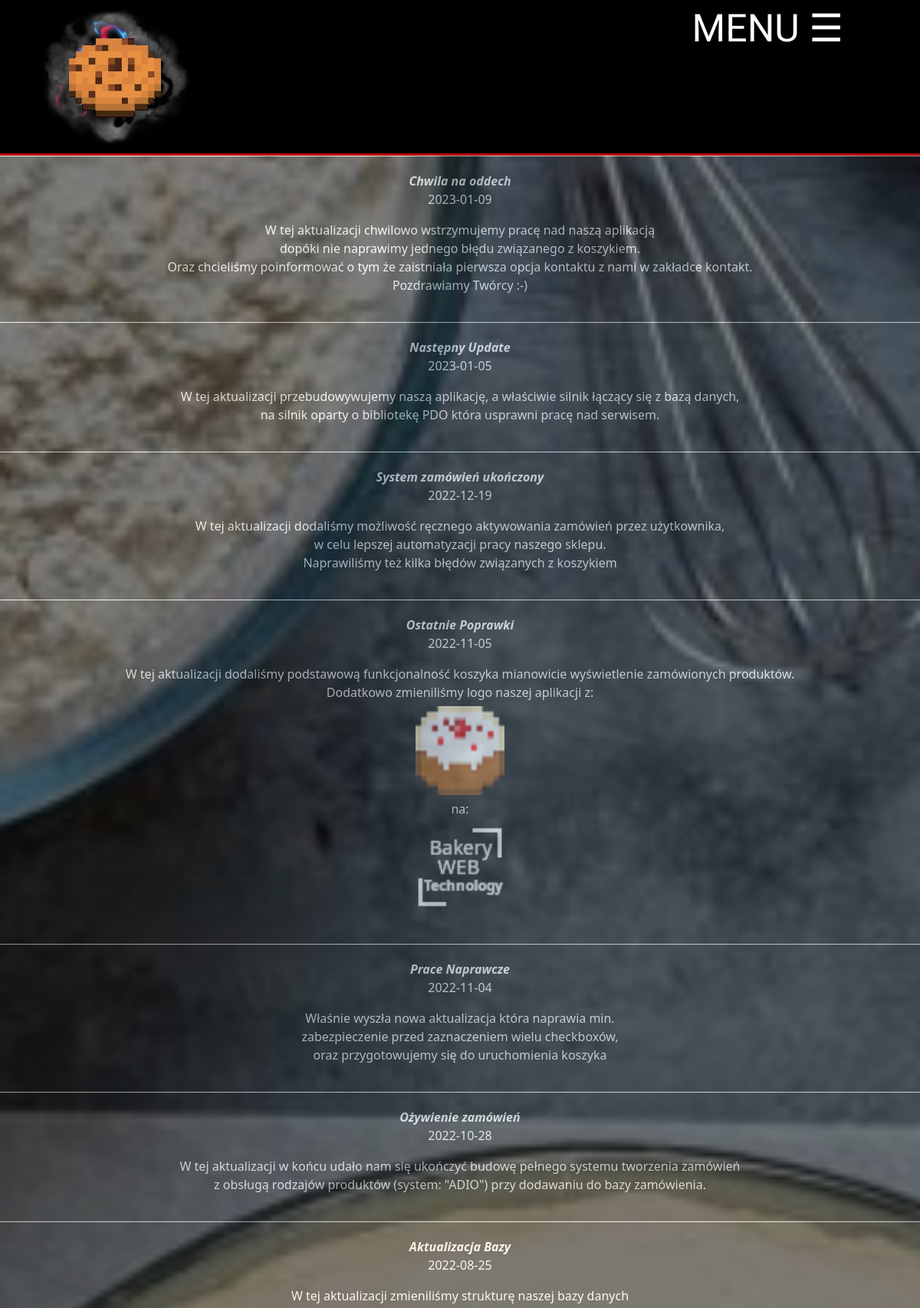
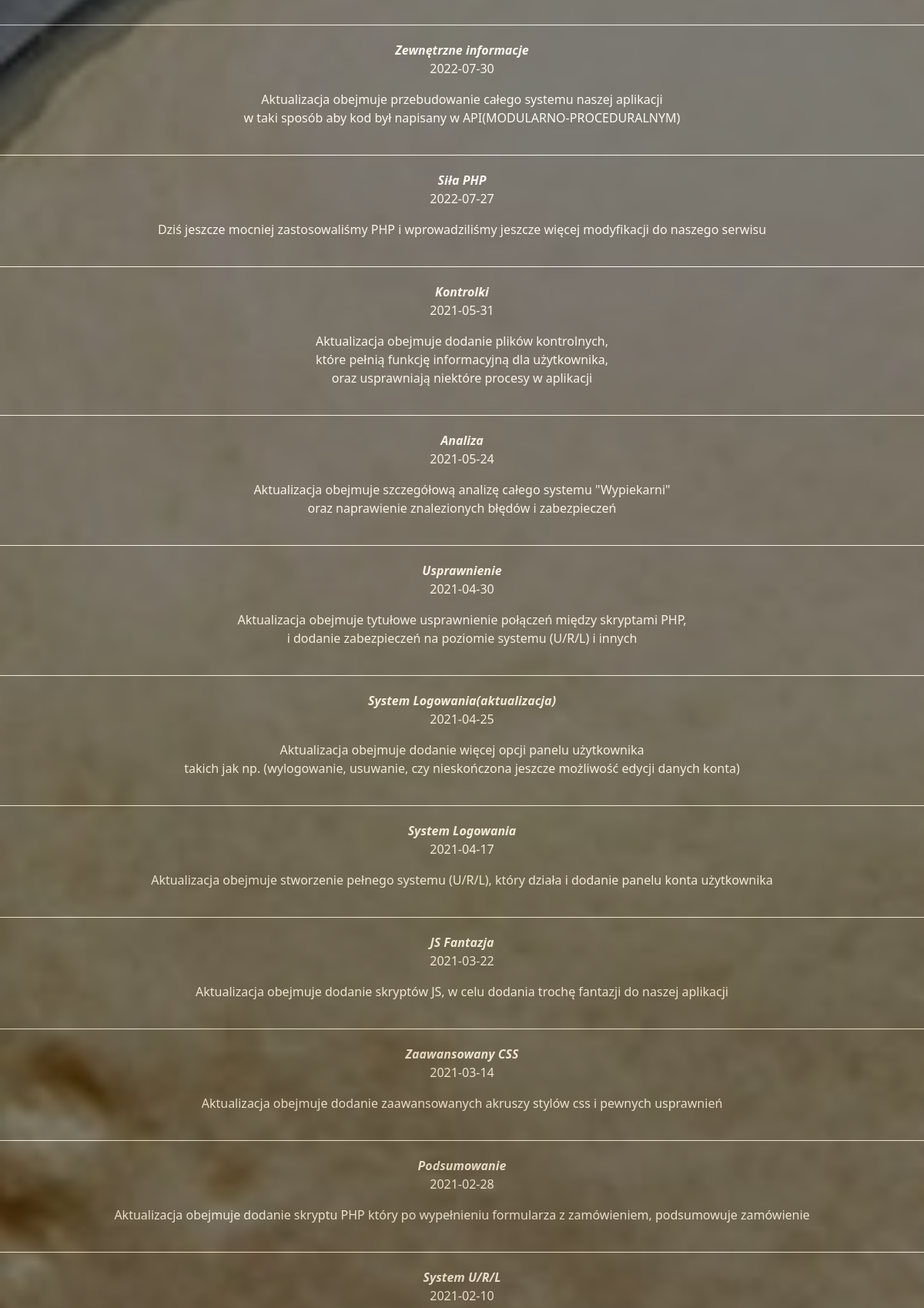
Screenshot of /aktuals.php (upper part) with the database file from the repository (2 pictures, top to bottom).
### tables this page shows
CREATE TABLE `aktualizacje` (
  `id` int(11) NOT NULL,
  `Nazwa` text NOT NULL,
  `Data` date DEFAULT NULL,
  `Opis` text NOT NULL
);

### aktuals.php (the view, shortened to what this page needs)
<?php
require_once('PDO.php');
$sql = "SELECT * FROM aktualizacje ORDER BY id DESC";
$query = $db->prepare($sql);
$query->execute();
?>
<!DOCTYPE html>
<html lang="pl-PL">
<head>
    <link rel="stylesheet" href="css/bootstrap.min.css" type="text/css" />
    <link rel="stylesheet" href="style.css" type="text/css" />
    <link rel="stylesheet" href="css1/font.css" type="text/css" />
</head>
<body>
    <div class="up">
        <div id="logo" onclick="x()">
            <div id="a">
                <img src="img/logo1.png" title="Logo" alt="Logo" />
            </div>
        </div>
        <ol>
            <li>
                <a href="#">
                    <span id="menu-text">MENU</span> &#9776;
                </a>
            </li>
        </ol>
    </div>
    <div class="main">
        <div id="c">
            <?php
            while ($row = $query->fetch()) {
            ?>
                <div id="front-zwrot">
                    <b><i><?php echo $row['Nazwa'] ?></i></b>
                    <p><?php echo $row['Data'] ?></p>
                    <p id="#"><?php echo $row['Opis'] ?></p>
                </div>
            <?php
            }
            ?>
        </div>
    </div>
</body>
</html>

### style.css (style rules this page uses)
body { background-color: #000; margin: 0; padding: 0; width: 100%; background-image: url("img/tło.png"); background-attachment: fixed; background-position: center; background-repeat: no-repeat; background-size: cover; }
.up { border-bottom: 3px solid #b70000; background-color: #000; margin: 0; padding: 0; width: 100%; color: #fff; font-family: "Gloria Hallelujah", cursive; display: flex; justify-content: space-between; padding-left: 50px; padding-right: 50px; }
#logo { margin: 0; width: 200px; padding: 0; float: left; }
ol { margin: 0; }
ol>li { float: right; list-style-type: none; padding: 0; font-size: 50px; text-align: center; margin: 0; }
ol>li>a { text-decoration: none; margin-right: 50px; color: #fff; }
#a { margin: 0; }
.main { padding: 0; text-align: center; height: 100%dvh; width: 100%; }
.main img { border-radius: 50px; width: 80vw; height: 80vw; border: #000 6px solid; }

### aktuals.php (style rules this page uses)
#front-zwrot { width: auto; height: auto; background-color: #000; opacity: 0.5; color: #fff; padding: 20px; margin-left: auto; margin-right: auto; margin: 0; text-shadow: #000; border-top: #fff solid 1px; }
#front-zwrot>b { display: inline-block; background-color: #000; color: #fff; }
#c { overflow-y: scroll; height: 100vh; }
#front-zwrot>p { display: inline-block; color: #fff; width: 100%; }
#k { border-radius: 0; width: 128px; height: 128px; }

### rows the page displays
aktualizacje: Nazwa "Chwila na oddech", Data "2023-01-09", Opis "W tej aktualizacji chwilowo wstrzymujemy pracę nad naszą aplikacją dopóki nie naprawimy jednego błędu związanego z koszykiem. Oraz chcieliśmy poinformować o tym że zaistniała pierwsza opcja kontaktu z nami w zakładce kontakt. Pozdrawiamy Twórcy :-)"
aktualizacje: Nazwa "Następny Update", Data "2023-01-05", Opis "W tej aktualizacji przebudowywujemy naszą aplikację, a właściwie silnik łączący się z bazą danych, na silnik oparty o bibliotekę PDO która usprawni pracę nad serwisem."
aktualizacje: Nazwa "System zamówień ukończony", Data "2022-12-19", Opis "W tej aktualizacji dodaliśmy możliwość ręcznego aktywowania zamówień przez użytkownika, w celu lepszej automatyzacji pracy naszego sklepu. Naprawiliśmy też kilka błędów związanych z koszykiem"
aktualizacje: Nazwa "Ostatnie Poprawki", Data "2022-11-05", Opis "W tej aktualizacji dodaliśmy podstawową funkcjonalność koszyka mianowicie wyświetlenie zamówionych produktów. Dodatkowo zmieniliśmy logo naszej aplikacji z: na:", Opis (picture)
aktualizacje: Nazwa "Prace Naprawcze", Data "2022-11-04", Opis "Właśnie wyszła nowa aktualizacja która naprawia min. zabezpieczenie przed zaznaczeniem wielu checkboxów, oraz przygotowujemy się do uruchomienia koszyka"
aktualizacje: Nazwa "Ożywienie zamówień", Data "2022-10-28", Opis "W tej aktualizacji w końcu udało nam się ukończyć budowę pełnego systemu tworzenia zamówień z obsługą rodzajów produktów (system: \"ADIO\") przy dodawaniu do bazy zamówienia."
aktualizacje: Nazwa "Aktualizacja Bazy", Data "2022-08-25", Opis "W tej aktualizacji zmieniliśmy strukturę naszej bazy danych"
aktualizacje: Nazwa "Zewnętrzne informacje", Data "2022-07-30", Opis "Aktualizacja obejmuje przebudowanie całego systemu naszej aplikacji w taki sposób aby kod był napisany w API(MODULARNO-PROCEDURALNYM)"
aktualizacje: Nazwa "Siła PHP", Data "2022-07-27", Opis "Dziś jeszcze mocniej zastosowaliśmy PHP i wprowadziliśmy jeszcze więcej modyfikacji do naszego serwisu"
aktualizacje: Nazwa "Kontrolki", Data "2021-05-31", Opis "Aktualizacja obejmuje dodanie plików kontrolnych, które pełnią funkcję informacyjną dla użytkownika, oraz usprawniają niektóre procesy w aplikacji"
aktualizacje: Nazwa "Analiza", Data "2021-05-24", Opis "Aktualizacja obejmuje szczegółową analizę całego systemu \"Wypiekarni\" oraz naprawienie znalezionych błędów i zabezpieczeń"
aktualizacje: Nazwa "Usprawnienie", Data "2021-04-30", Opis "Aktualizacja obejmuje tytułowe usprawnienie połączeń między skryptami PHP, i dodanie zabezpieczeń na poziomie systemu (U/R/L) i innych"
aktualizacje: Nazwa "System Logowania(aktualizacja)", Data "2021-04-25", Opis "Aktualizacja obejmuje dodanie więcej opcji panelu użytkownika takich jak np. (wylogowanie, usuwanie, czy nieskończona jeszcze możliwość edycji danych konta)"
aktualizacje: Nazwa "System Logowania", Data "2021-04-17", Opis "Aktualizacja obejmuje stworzenie pełnego systemu (U/R/L), który działa i dodanie panelu konta użytkownika"
aktualizacje: Nazwa "JS Fantazja", Data "2021-03-22", Opis "Aktualizacja obejmuje dodanie skryptów JS, w celu dodania trochę fantazji do naszej aplikacji"
aktualizacje: Nazwa "Zaawansowany CSS", Data "2021-03-14", Opis "Aktualizacja obejmuje dodanie zaawansowanych akruszy stylów css i pewnych usprawnień"
aktualizacje: Nazwa "Podsumowanie", Data "2021-02-28", Opis "Aktualizacja obejmuje dodanie skryptu PHP który po wypełnieniu formularza z zamówieniem, podsumowuje zamówienie"
aktualizacje: Nazwa "System U/R/L", Data "2021-02-10"
